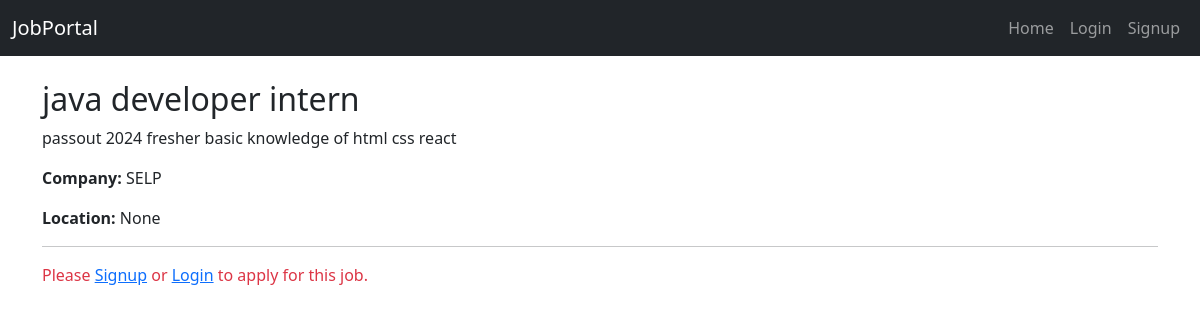
The app's page /job/3/ with its own data.
### linkdinapp/models.py (models this page shows, shortened)
class Job(models.Model):
    title = models.CharField(max_length=200)
    location = models.CharField(max_length=200, null=True, blank=True)
    description = models.TextField()
    company = models.ForeignKey(Company, on_delete=models.CASCADE, null=True, blank=True)
    posted_by = models.ForeignKey(User, on_delete=models.CASCADE, null=True, blank=True)

class Company(models.Model):
    name = models.CharField(max_length=255)
    location = models.CharField(max_length=255, blank=True, null=True)  # optional
    website = models.URLField(blank=True, null=True)
    def __str__(self):
        return self.name

### linkdinapp/views.py (the view)
# urls.py: path('job/<int:job_id>/', views.job_detail, name='job_detail'),
def job_detail(request, job_id):
    job = get_object_or_404(Job, id=job_id)
    return render(request, "portal/job_detail.html", {"job": job})

### linkdinapp/templates/portal/job_detail.html (shortened to what this page needs)
{% extends "portal/base.html" %}
{% block content %}
  <h2>{{ job.title }}</h2>
  <p>{{ job.description }}</p>
  <p><strong>Company:</strong> {{ job.company }}</p>
  <p><strong>Location:</strong> {{ job.location }}</p>
  <hr>
  {% if user.is_authenticated %}
      <form method="post" action="{% url 'apply_job' job.id %}">
          {% csrf_token %}
          <button type="submit" class="btn btn-success">Apply</button>
      </form>
  {% else %}
      <p class="text-danger">
          Please <a href="{% url 'signup' %}">Signup</a> or
          <a href="{% url 'login' %}">Login</a> to apply for this job.
      </p>
  {% endif %}
{% endblock %}

### records on screen
Job: title "java developer intern", description "passout 2024 fresher basic knowledge of html css react", company "SELP", location "None"
